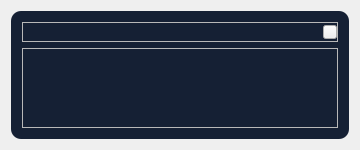
<?xml version="1.0" encoding="UTF-8"?>
<ui version="4.0">
 <class>notifyClass</class>
 <widget class="QWidget" name="notifyClass">
  <property name="geometry">
   <rect>
    <x>0</x>
    <y>0</y>
    <width>360</width>
    <height>150</height>
   </rect>
  </property>
  <property name="minimumSize">
   <size>
    <width>360</width>
    <height>150</height>
   </size>
  </property>
  <property name="maximumSize">
   <size>
    <width>360</width>
    <height>150</height>
   </size>
  </property>
  <property name="windowTitle">
   <string>notify</string>
  </property>
  <property name="styleSheet">
   <string notr="true"/>
  </property>
  <layout class="QGridLayout" name="gridLayout">
   <item row="0" column="0">
    <widget class="QFrame" name="frame">
     <property name="minimumSize">
      <size>
       <width>0</width>
       <height>0</height>
      </size>
     </property>
     <property name="maximumSize">
      <size>
       <width>16777215</width>
       <height>16777215</height>
      </size>
     </property>
     <property name="styleSheet">
      <string notr="true">#frame
{
	background: #152034;
	border-radius:10px;
}</string>
     </property>
     <property name="frameShape">
      <enum>QFrame::StyledPanel</enum>
     </property>
     <property name="frameShadow">
      <enum>QFrame::Raised</enum>
     </property>
     <layout class="QVBoxLayout" name="verticalLayout">
      <item>
       <widget class="QFrame" name="frame_2">
        <property name="minimumSize">
         <size>
          <width>0</width>
          <height>20</height>
         </size>
        </property>
        <property name="maximumSize">
         <size>
          <width>16777215</width>
          <height>20</height>
         </size>
        </property>
        <property name="frameShape">
         <enum>QFrame::StyledPanel</enum>
        </property>
        <property name="frameShadow">
         <enum>QFrame::Raised</enum>
        </property>
        <layout class="QHBoxLayout" name="horizontalLayout">
         <property name="leftMargin">
          <number>0</number>
         </property>
         <property name="topMargin">
          <number>0</number>
         </property>
         <property name="rightMargin">
          <number>0</number>
         </property>
         <property name="bottomMargin">
          <number>0</number>
         </property>
         <item>
          <spacer name="horizontalSpacer">
           <property name="orientation">
            <enum>Qt::Horizontal</enum>
           </property>
           <property name="sizeHint" stdset="0">
            <size>
             <width>367</width>
             <height>15</height>
            </size>
           </property>
          </spacer>
         </item>
         <item>
          <widget class="QPushButton" name="pushButton_close">
           <property name="minimumSize">
            <size>
             <width>14</width>
             <height>14</height>
            </size>
           </property>
           <property name="maximumSize">
            <size>
             <width>14</width>
             <height>14</height>
            </size>
           </property>
           <property name="styleSheet">
            <string notr="true">border-image: url(:/notify/image/ico_yyf_14_gb.png);</string>
           </property>
           <property name="text">
            <string/>
           </property>
          </widget>
         </item>
        </layout>
       </widget>
      </item>
      <item>
       <widget class="QFrame" name="frame_3">
        <property name="frameShape">
         <enum>QFrame::StyledPanel</enum>
        </property>
        <property name="frameShadow">
         <enum>QFrame::Raised</enum>
        </property>
        <layout class="QHBoxLayout" name="horizontalLayout_2">
         <property name="spacing">
          <number>8</number>
         </property>
         <property name="leftMargin">
          <number>10</number>
         </property>
         <property name="topMargin">
          <number>6</number>
         </property>
         <property name="rightMargin">
          <number>10</number>
         </property>
         <property name="bottomMargin">
          <number>24</number>
         </property>
         <item>
          <widget class="QLabel" name="label_logo">
           <property name="minimumSize">
            <size>
             <width>48</width>
             <height>48</height>
            </size>
           </property>
           <property name="maximumSize">
            <size>
             <width>48</width>
             <height>48</height>
            </size>
           </property>
           <property name="text">
            <string/>
           </property>
          </widget>
         </item>
         <item>
          <widget class="QLabel" name="label_text">
           <property name="styleSheet">
            <string notr="true">font-size: 12px;
font-family: 微软雅黑;
color: #FFFFFF;</string>
           </property>
           <property name="text">
            <string/>
           </property>
           <property name="wordWrap">
            <bool>true</bool>
           </property>
          </widget>
         </item>
        </layout>
       </widget>
      </item>
     </layout>
    </widget>
   </item>
  </layout>
 </widget>
 <layoutdefault spacing="6" margin="11"/>
 <resources>
  <include location="notify.qrc"/>
 </resources>
 <connections/>
</ui>
